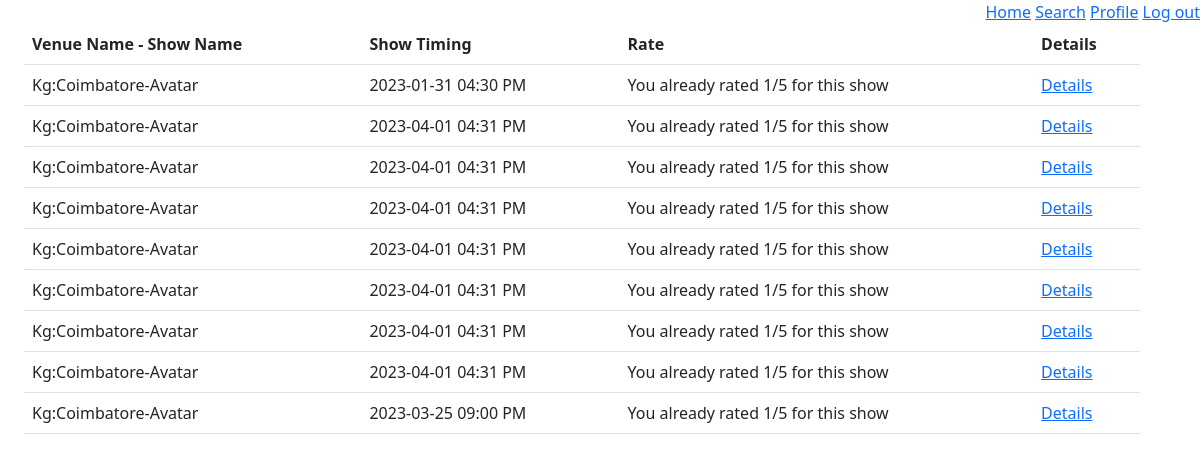
/user/bookings (signed in), run on the app's committed database.
### models/module.py (models this page shows)
class Venue(db.Model):
    venue_id = db.Column(db.Integer, autoincrement=True, primary_key=True)
    venue_name = db.Column(db.String(32), nullable=False)
    place = db.Column(db.String(32))
    location = db.Column(db.String(32), nullable=False)
    max_capacity = db.Column(db.Integer, nullable=False)
    fare2D = db.Column(db.Integer, nullable=False)
    fare3D = db.Column(db.Integer, nullable=False)
    venueShows = db.relationship("Show", backref="venues", secondary="show_venue")

class Show(db.Model):
    show_id = db.Column(db.Integer, autoincrement=True, primary_key=True)
    show_name = db.Column(db.String(64), unique=True, nullable=False)
    min_fare = db.Column(db.Integer, nullable=False)
    duration = db.Column(db.Integer, nullable=False)
    is3d = db.Column(db.Boolean, nullable=False)
    tags = db.relationship("Showtag", backref="shows")

### application/controllers/userBookings.py (the view)
@app.route("/user/bookings", methods={"GET", "POST"})
@login_required
def myBookings():
    userBooking = BookingDetails.query.filter_by(user_id=current_user.user_id)
    final = []
    for eachBooking in userBooking:
        currentShowVenue = ShowVenue.query.get(eachBooking.sv_id)
        currentShow = Show.query.get(currentShowVenue.show_id)
        currentVenue = Venue.query.get(currentShowVenue.venue_id)
        rate1 = Rating.query.filter_by(
            user_id=current_user.user_id, show_id=currentShow.show_id
        ).all()
        json = {}
        json["venue_name"] = currentVenue.venue_name
        json["location"] = currentVenue.location
        json["show_id"] = currentShow.show_id
        json["bookingID"] = eachBooking.booking_id  # having issue need a fix
        json["show_name"] = currentShow.show_name
        json["time"] = currentShowVenue.time.strftime("%Y-%m-%d %I:%M %p")
        json["showStatus"] = (
            "completed"
            if currentShowVenue.time + timedelta(minutes=currentShow.duration)
            <= datetime.now()
            else "notCompleted"
        )
        final.append(json)
        json["rated"] = rate1[0].rating if len(rate1) > 0 else "notRated"
    return render_template("user/allBooking.html", bookings=final)

### app.py (called while the page is built)
@login_manager.user_loader
def load_user(user_id):
    return Users.query.filter_by(user_id=user_id).first()

### templates/user/allBooking.html (shortened to what this page needs)
<!DOCTYPE html>
<html>
  <head>
    <link
      href="https://cdn.jsdelivr.net/npm/bootstrap@5.3.0-alpha1/dist/css/bootstrap.min.css"
      rel="stylesheet"
    />
    <link
      rel="stylesheet"
      href="https://cdnjs.cloudflare.com/ajax/libs/font-awesome/4.7.0/css/font-awesome.min.css"
    />
  </head>
  <body>
    <div style="text-align: right">
      <a href="/user/home">Home</a>
      <a href="/user/search">Search</a>
      <a href="/user/profile">Profile</a>
      <a href="/logout">Log out</a>
    </div>
    {% if bookings|length ==0 %}
    <h4 style="text-align: center;">You did not book any ticket yet. You booked ticket will be available here</h4>
    {%else%}
    <div style="margin-left: 1%" class="container">
      <table class="table">
        <tr>
          <th scope="col" class="text-capitalize">Venue name - Show Name</th>
          <th scope="col">Show Timing</th>
          <th scope="col">Rate</th>
          <th scope="col">Details</th>
        </tr>
        {%for each in bookings%}
        <tr>
          <td  class="text-capitalize">{{each.venue_name}}:{{each.location}}-{{each.show_name}}</td>
          <td>{{each.time}}</td>
          <td>
            {%if each.rated!='notRated'%}
            <label>You already rated {{each.rated}}/5 for this show</label>
            {%elif each.showStatus=='completed'%}
            <a href="/user/rate/{{each.show_id}}" name="rate"
              >Rate</a
            >
            {%else%}
            <label>You can rate for this show when it completed</label>
            {%endif%}
          </td>
          <td>
            <a href="/user/book/details/{{each.bookingID}}" name="details"
              >Details</a
            >
          </td>
        </tr>
        {%endfor%}
      </table>
    </div>
    {%endif%}
  </body>
</html>

### data on the page
Venue: venue_name "Kg" "Kg" "Kg" "Kg" "Kg" "Kg" "Kg" "Kg" "Kg", location "Coimbatore" "Coimbatore" "Coimbatore" "Coimbatore" "Coimbatore" "Coimbatore" "Coimbatore" "Coimbatore" "Coimbatore"
Show: show_name "Avatar" "Avatar" "Avatar" "Avatar" "Avatar" "Avatar" "Avatar" "Avatar" "Avatar"

### other printed values
{{ each.time }} "2023-01-31 04:30 PM" "2023-04-01 04:31 PM" "2023-04-01 04:31 PM" "2023-04-01 04:31 PM" "2023-04-01 04:31 PM" "2023-04-01 04:31 PM" "2023-04-01 04:31 PM" "2023-04-01 04:31 PM" "2023-03-25 09:00 PM"
{{ each.rated }} "1" "1" "1" "1" "1" "1" "1" "1" "1"
